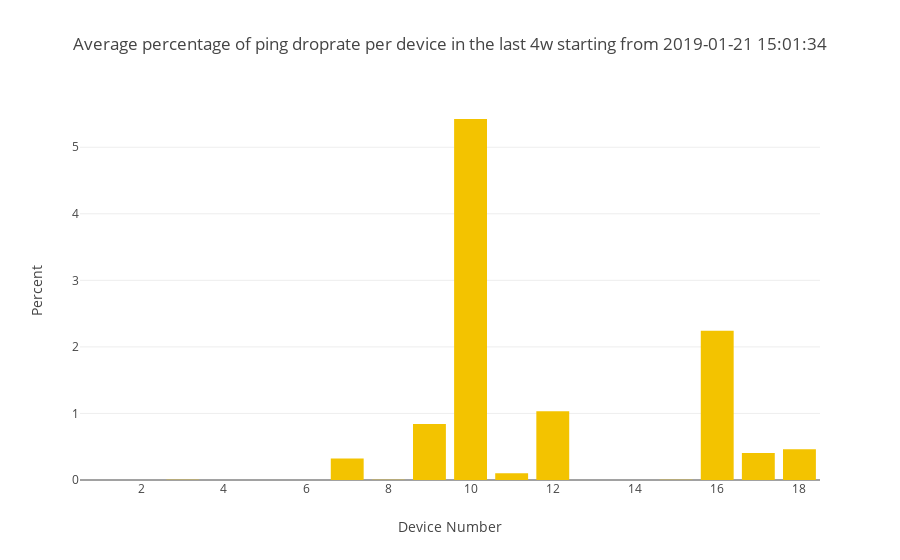

The notebook cell saved with this chart:
### Code cell
simple_bar_plot(xvalues=device_numbers,
                yvalues=pingdroprate_mean_time,
                name="Mean",
                title="Average percentage of ping droprate per device in the last "+time_interval + " starting from "+ starting_point,
                ytitle="Percent")

### Figure 1 — Plotly figure (JSON) as saved in the notebook; plotly's stock layout.template omitted (floating-point values rounded to 4 significant figures)
{"data": [{"marker": {"color": "F3C300"}, "name": "Mean", "type": "bar", "x": [1, 2, 3, 4, 5, 6, 7, 8, 9, 10, 11, 12, 13, 14, 15, 16, 17, 18], "y": [0, 0, 0.002853, 0, 0, 0, 0.3241, 0.003063, 0.8426, 5.425, 0.1023, 1.034, 0, 0, 0.005047, 2.243, 0.4064, 0.4618]}], "layout": {"barmode": "stack", "title": "Average percentage of ping droprate per device in the last 4w starting from 2019-01-21 15:01:34", "xaxis": {"title": "Device Number"}, "yaxis": {"title": "Percent"}}}
